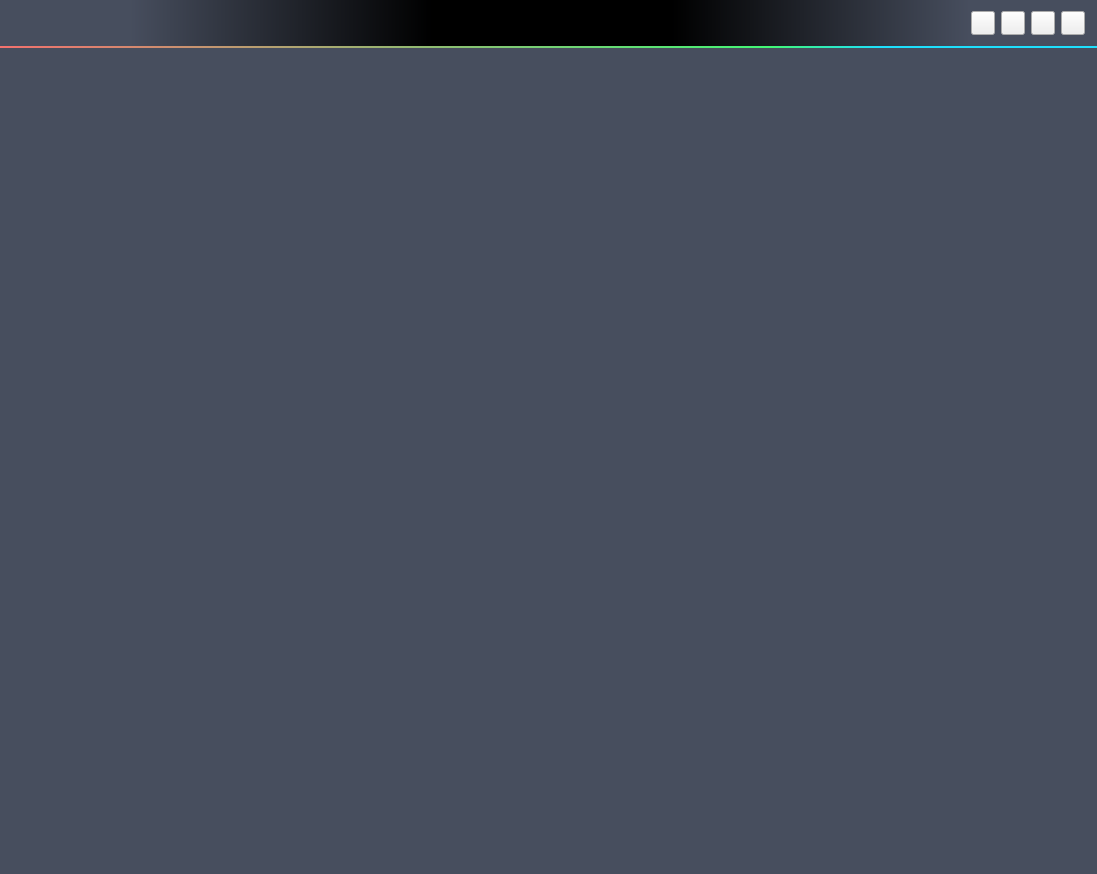
<?xml version="1.0" encoding="UTF-8"?>
<ui version="4.0">
 <class>MainWindow</class>
 <widget class="QMainWindow" name="MainWindow">
  <property name="geometry">
   <rect>
    <x>0</x>
    <y>0</y>
    <width>1097</width>
    <height>874</height>
   </rect>
  </property>
  <property name="mouseTracking">
   <bool>true</bool>
  </property>
  <property name="windowTitle">
   <string>AbilityTreeViewer</string>
  </property>
  <property name="windowIcon">
   <iconset>
    <normaloff>../res/LOGO-AT.ico</normaloff>../res/LOGO-AT.ico</iconset>
  </property>
  <widget class="QWidget" name="centralwidget">
   <property name="mouseTracking">
    <bool>true</bool>
   </property>
   <property name="styleSheet">
    <string notr="true">#centralwidget{background-color:rgb(71,78,94);color:white;}</string>
   </property>
   <layout class="QVBoxLayout" name="verticalLayout_8">
    <property name="leftMargin">
     <number>0</number>
    </property>
    <property name="topMargin">
     <number>0</number>
    </property>
    <property name="rightMargin">
     <number>0</number>
    </property>
    <property name="bottomMargin">
     <number>0</number>
    </property>
    <item>
     <widget class="QWidget" name="widget_title" native="true">
      <property name="minimumSize">
       <size>
        <width>0</width>
        <height>48</height>
       </size>
      </property>
      <property name="maximumSize">
       <size>
        <width>16777215</width>
        <height>48</height>
       </size>
      </property>
      <layout class="QGridLayout" name="gridLayout_4">
       <property name="leftMargin">
        <number>0</number>
       </property>
       <property name="topMargin">
        <number>0</number>
       </property>
       <property name="rightMargin">
        <number>0</number>
       </property>
       <property name="bottomMargin">
        <number>0</number>
       </property>
       <property name="spacing">
        <number>0</number>
       </property>
       <item row="0" column="1" rowspan="2">
        <widget class="QLabel" name="label_113">
         <property name="minimumSize">
          <size>
           <width>240</width>
           <height>0</height>
          </size>
         </property>
         <property name="maximumSize">
          <size>
           <width>240</width>
           <height>16777215</height>
          </size>
         </property>
         <property name="styleSheet">
          <string notr="true">QLabel{border-image:url(../res/LOGO-ATW.png) 4 4 4 4 stretch stretch;background-color:rgb(0,0,0)}</string>
         </property>
         <property name="text">
          <string/>
         </property>
         <property name="alignment">
          <set>Qt::AlignCenter</set>
         </property>
        </widget>
       </item>
       <item row="2" column="0" colspan="3">
        <widget class="QWidget" name="widget_line" native="true">
         <property name="minimumSize">
          <size>
           <width>0</width>
           <height>2</height>
          </size>
         </property>
         <property name="maximumSize">
          <size>
           <width>16777215</width>
           <height>2</height>
          </size>
         </property>
         <property name="styleSheet">
          <string notr="true">background: qlineargradient(x1:0,y1:1,x2:1,y2:1,stop:0 #f4716e, stop:0.7 #42f875, stop:0.8 #1edffc);</string>
         </property>
        </widget>
       </item>
       <item row="0" column="2" rowspan="2">
        <widget class="QWidget" name="widget_title_right" native="true">
         <property name="styleSheet">
          <string notr="true">#widget_title_right{background: qlineargradient(x1:0,y1:1,x2:1,y2:1,stop:0 #000000, stop:0.7 #474e5e);}</string>
         </property>
         <layout class="QHBoxLayout" name="horizontalLayout_7">
          <property name="spacing">
           <number>6</number>
          </property>
          <property name="leftMargin">
           <number>12</number>
          </property>
          <property name="topMargin">
           <number>0</number>
          </property>
          <property name="rightMargin">
           <number>12</number>
          </property>
          <property name="bottomMargin">
           <number>0</number>
          </property>
          <item>
           <spacer name="horizontalSpacer_5">
            <property name="orientation">
             <enum>Qt::Horizontal</enum>
            </property>
            <property name="sizeHint" stdset="0">
             <size>
              <width>40</width>
              <height>20</height>
             </size>
            </property>
           </spacer>
          </item>
          <item>
           <widget class="QToolButton" name="toolButton_help">
            <property name="minimumSize">
             <size>
              <width>24</width>
              <height>24</height>
             </size>
            </property>
            <property name="maximumSize">
             <size>
              <width>24</width>
              <height>24</height>
             </size>
            </property>
            <property name="styleSheet">
             <string notr="true">#toolButton_help{border-image:url(./res/help.png);}#toolButton_help:hover{border-image:url(./res/help_hover.png);}</string>
            </property>
            <property name="text">
             <string/>
            </property>
           </widget>
          </item>
          <item>
           <widget class="QToolButton" name="toolButton_min">
            <property name="minimumSize">
             <size>
              <width>24</width>
              <height>24</height>
             </size>
            </property>
            <property name="maximumSize">
             <size>
              <width>24</width>
              <height>24</height>
             </size>
            </property>
            <property name="styleSheet">
             <string notr="true">#toolButton_min{border-image:url(./res/min.png);}#toolButton_min:hover{border-image:url(./res/min_hover.png);}</string>
            </property>
            <property name="text">
             <string/>
            </property>
           </widget>
          </item>
          <item>
           <widget class="QToolButton" name="toolButton_max">
            <property name="minimumSize">
             <size>
              <width>24</width>
              <height>24</height>
             </size>
            </property>
            <property name="maximumSize">
             <size>
              <width>24</width>
              <height>24</height>
             </size>
            </property>
            <property name="styleSheet">
             <string notr="true">#toolButton_max{border-image:url(./res/max.png);}#toolButton_max:hover{border-image:url(./res/max_hover.png);}</string>
            </property>
            <property name="text">
             <string/>
            </property>
           </widget>
          </item>
          <item>
           <widget class="QToolButton" name="toolButton_close">
            <property name="minimumSize">
             <size>
              <width>24</width>
              <height>24</height>
             </size>
            </property>
            <property name="maximumSize">
             <size>
              <width>24</width>
              <height>24</height>
             </size>
            </property>
            <property name="styleSheet">
             <string notr="true">#toolButton_close{border-image:url(./res/close.png);}#toolButton_close:hover{border-image:url(./res/close_hover.png);}</string>
            </property>
            <property name="text">
             <string/>
            </property>
           </widget>
          </item>
         </layout>
        </widget>
       </item>
       <item row="0" column="0" rowspan="2">
        <widget class="QWidget" name="widget_title_left" native="true">
         <property name="styleSheet">
          <string notr="true">background: qlineargradient(x1:0,y1:1,x2:1,y2:1,stop:0.3 #474e5e, stop:1 #000000);</string>
         </property>
         <layout class="QHBoxLayout" name="horizontalLayout_9">
          <property name="leftMargin">
           <number>12</number>
          </property>
          <property name="topMargin">
           <number>0</number>
          </property>
          <property name="rightMargin">
           <number>12</number>
          </property>
          <property name="bottomMargin">
           <number>0</number>
          </property>
          <item>
           <spacer name="horizontalSpacer_6">
            <property name="orientation">
             <enum>Qt::Horizontal</enum>
            </property>
            <property name="sizeHint" stdset="0">
             <size>
              <width>408</width>
              <height>11</height>
             </size>
            </property>
           </spacer>
          </item>
         </layout>
        </widget>
       </item>
      </layout>
     </widget>
    </item>
    <item>
     <widget class="QWidget" name="widget_center" native="true"/>
    </item>
   </layout>
  </widget>
  <action name="actionabout">
   <property name="text">
    <string>about</string>
   </property>
  </action>
  <action name="actioncalib">
   <property name="text">
    <string>calib</string>
   </property>
  </action>
  <action name="actionparam">
   <property name="text">
    <string>param</string>
   </property>
  </action>
  <action name="actionconfig">
   <property name="text">
    <string>config</string>
   </property>
  </action>
 </widget>
 <resources/>
 <connections/>
</ui>
